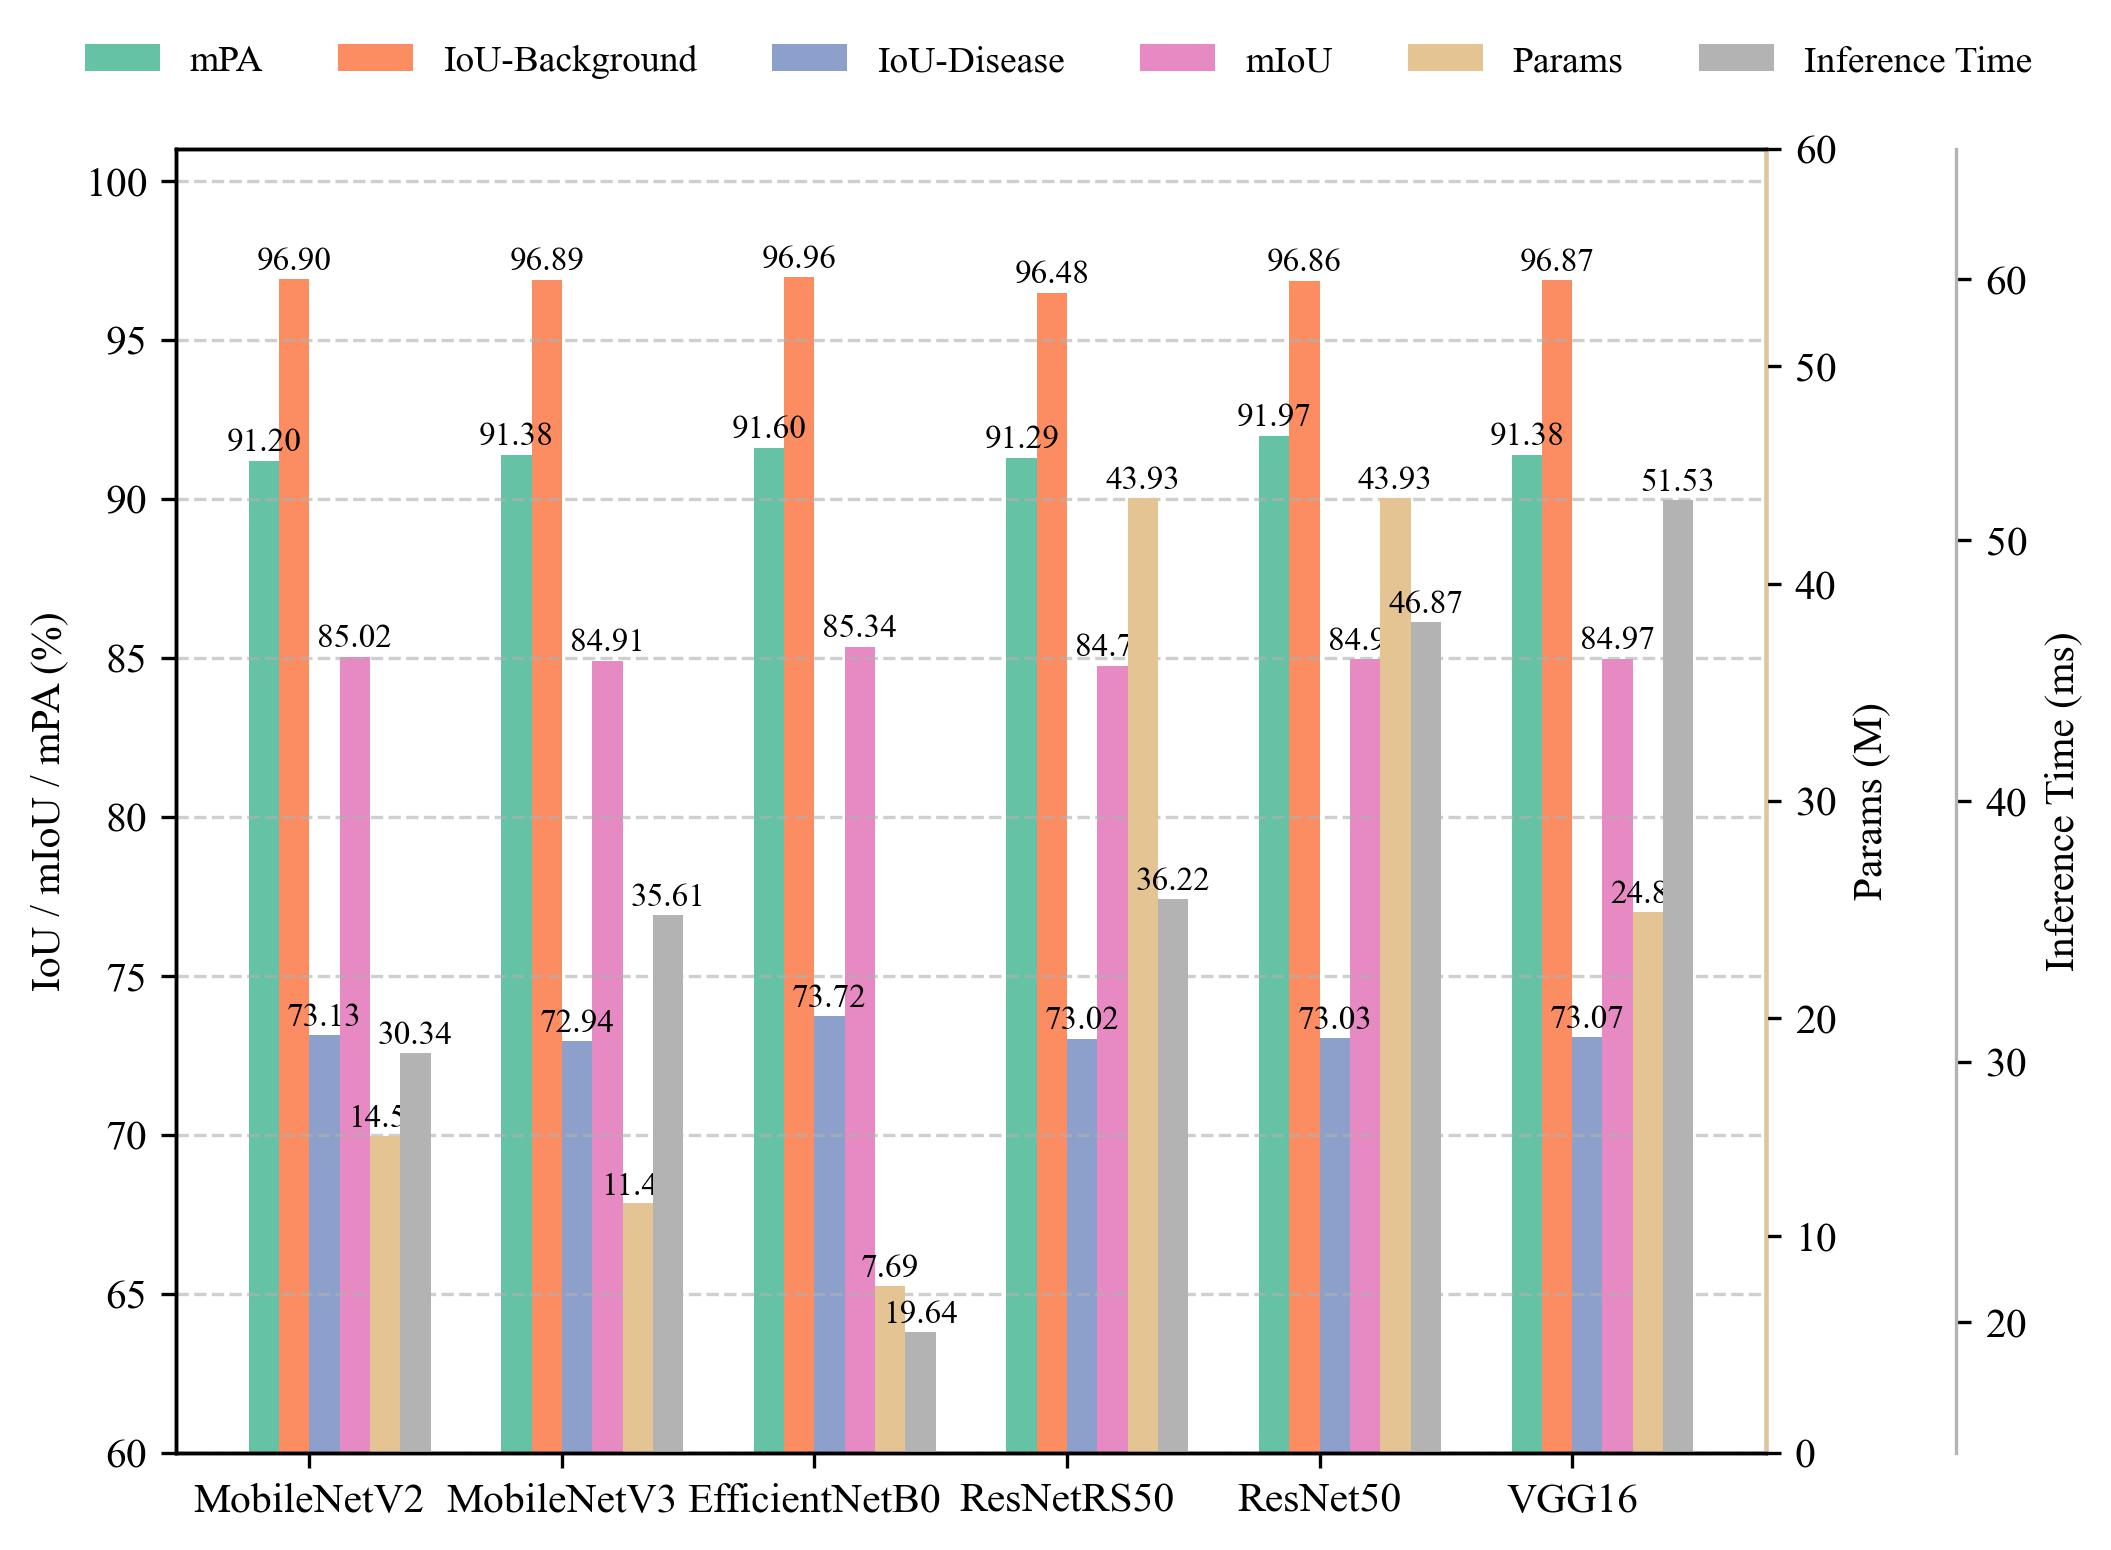

Here is the Python script that generated this plot:
import pandas as pd
import numpy as np
import seaborn as sns
from matplotlib import pyplot as plt

def plot_all_metrics_as_bar_chart():
    plt.rcParams.update({'font.family': 'Times New Roman', 'font.size': 10})

    file = r'data\result_lesion\fig.7.csv'
    df = pd.read_csv(file)
    models = df['Model'].tolist()
    x = np.arange(len(models))

    metrics = {
        'mPA': df['mPA(Binary)'].tolist(),
        'IoU-Background': df['IoU(Non-Disease: BG+Leaf)'].tolist(),
        'IoU-Disease': df['IoU(Disease)'].tolist(),
        'mIoU': df['mIoU(Binary)'].tolist(),
    }

    params = df['Params (M)'].tolist()
    inference_time = df['Inference Time (ms)'].tolist()

    # Seaborn Set2 调色板
    palette = sns.color_palette("Set2", 8)
    color_dict = {
        'IoU-Background': palette[1],
        'IoU-Disease': palette[2],
        'mIoU': palette[3],
        'mPA': palette[0],
        'Params': palette[6],
        'Inference Time': palette[7]
    }

    width = 0.12
    fig, ax1 = plt.subplots(figsize=(7, 5))

    # 左轴指标
    for i, (label, values) in enumerate(metrics.items()):
        offset = (i - 1.5) * width
        ax1.bar(x + offset, values, width=width, label=label, color=color_dict[label])
        for j, v in enumerate(values):
            ax1.text(x[j] + offset, v + 0.1, f'{v:.2f}',
                     ha='center', va='bottom', fontsize=8, color='black')

    ax1.set_ylabel('IoU / mIoU / mPA (%)')
    ax1.set_ylim(60, 101)
    ax1.set_xticks(x)
    ax1.set_xticklabels(models)
    ax1.grid(axis='y', linestyle='--', alpha=0.6)

    # 右轴1：Params
    ax2 = ax1.twinx()
    for j in range(len(x)):
        offset = 2.5 * width
        ax2.bar(x[j] + offset, params[j], width=width,
                color=color_dict['Params'], label='Params' if j == 0 else "")
        ax2.text(x[j] + offset, params[j] + 0.1, f'{params[j]:.2f}',
                 ha='center', va='bottom', fontsize=8, color='black')
    ax2.set_ylabel('Params (M)', color='black')
    ax2.tick_params(axis='y', labelcolor='black')  # 右轴字体黑色
    ax2.set_ylim(0, 60)
    ax2.spines["right"].set_edgecolor(color_dict['Params'])

    # 右轴2：Inference Time
    ax3 = ax1.twinx()
    ax3.spines['right'].set_position(('axes', 1.12))
    for j in range(len(x)):
        offset = 3.5 * width
        ax3.bar(x[j] + offset, inference_time[j], width=width,
                color=color_dict['Inference Time'], label='Inference Time' if j == 0 else "")
        ax3.text(x[j] + offset, inference_time[j] + 0.1, f'{inference_time[j]:.2f}',
                 ha='center', va='bottom', fontsize=8, color='black')
    ax3.set_ylabel('Inference Time (ms)', color='black')
    ax3.tick_params(axis='y', labelcolor='black')  # 右轴字体黑色
    ax3.set_ylim(15, 65)
    ax3.spines["right"].set_edgecolor(color_dict['Inference Time'])

    # 图例合并
    handles1, labels1 = ax1.get_legend_handles_labels()
    handles2, labels2 = ax2.get_legend_handles_labels()
    handles3, labels3 = ax3.get_legend_handles_labels()
    fig.legend(handles1 + handles2 + handles3,
               labels1 + labels2 + labels3,
               loc='upper center', bbox_to_anchor=(0.5, 1.02),
               fontsize=9, ncol=6, frameon=False)

    plt.tight_layout(pad=0.4, rect=[0, 0, 1, 0.95])
    plt.savefig(r"Fig_7.png",
                dpi=300, bbox_inches='tight')
    plt.show()


plot_all_metrics_as_bar_chart()
